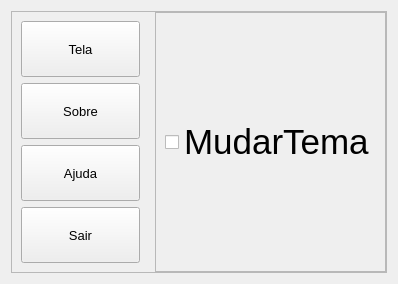
                  <widget class="QWidget" name="configuracoes">
                   <layout class="QVBoxLayout" name="verticalLayout_12">
                    <item>
                     <widget class="QFrame" name="frame">
                      <property name="frameShape">
                       <enum>QFrame::StyledPanel</enum>
                      </property>
                      <property name="frameShadow">
                       <enum>QFrame::Raised</enum>
                      </property>
                      <layout class="QHBoxLayout" name="horizontalLayout_10">
                       <property name="leftMargin">
                        <number>0</number>
                       </property>
                       <property name="topMargin">
                        <number>0</number>
                       </property>
                       <property name="rightMargin">
                        <number>0</number>
                       </property>
                       <property name="bottomMargin">
                        <number>0</number>
                       </property>
                       <item alignment="Qt::AlignLeft">
                        <widget class="QWidget" name="menuConfiguracoes" native="true">
                         <layout class="QVBoxLayout" name="verticalLayout_14">
                          <item>
                           <widget class="QPushButton" name="pushButton_3">
                            <property name="minimumSize">
                             <size>
                              <width>119</width>
                              <height>56</height>
                             </size>
                            </property>
                            <property name="font">
                             <font>
                              <pointsize>10</pointsize>
                             </font>
                            </property>
                            <property name="cursor">
                             <cursorShape>PointingHandCursor</cursorShape>
                            </property>
                            <property name="text">
                             <string>Tela</string>
                            </property>
                           </widget>
                          </item>
                          <item>
                           <widget class="QPushButton" name="pushButton_5">
                            <property name="minimumSize">
                             <size>
                              <width>119</width>
                              <height>56</height>
                             </size>
                            </property>
                            <property name="font">
                             <font>
                              <pointsize>10</pointsize>
                             </font>
                            </property>
                            <property name="cursor">
                             <cursorShape>PointingHandCursor</cursorShape>
                            </property>
                            <property name="text">
                             <string>Sobre</string>
                            </property>
                           </widget>
                          </item>
                          <item>
                           <widget class="QPushButton" name="pushButton_6">
                            <property name="minimumSize">
                             <size>
                              <width>119</width>
                              <height>56</height>
                             </size>
                            </property>
                            <property name="font">
                             <font>
                              <pointsize>10</pointsize>
                             </font>
                            </property>
                            <property name="cursor">
                             <cursorShape>PointingHandCursor</cursorShape>
                            </property>
                            <property name="text">
                             <string>Ajuda</string>
                            </property>
                           </widget>
                          </item>
                          <item>
                           <widget class="QPushButton" name="pushButton_7">
                            <property name="minimumSize">
                             <size>
                              <width>119</width>
                              <height>56</height>
                             </size>
                            </property>
                            <property name="font">
                             <font>
                              <pointsize>10</pointsize>
                             </font>
                            </property>
                            <property name="cursor">
                             <cursorShape>PointingHandCursor</cursorShape>
                            </property>
                            <property name="text">
                             <string>Sair</string>
                            </property>
                           </widget>
                          </item>
                         </layout>
                        </widget>
                       </item>
                       <item>
                        <widget class="QFrame" name="frame_6">
                         <property name="frameShape">
                          <enum>QFrame::StyledPanel</enum>
                         </property>
                         <property name="frameShadow">
                          <enum>QFrame::Raised</enum>
                         </property>
                         <layout class="QVBoxLayout" name="verticalLayout_13">
                          <item>
                           <widget class="QCheckBox" name="btnMudarTema">
                            <property name="font">
                             <font>
                              <pointsize>26</pointsize>
                             </font>
                            </property>
                            <property name="cursor">
                             <cursorShape>PointingHandCursor</cursorShape>
                            </property>
                            <property name="text">
                             <string>MudarTema</string>
                            </property>
                           </widget>
                          </item>
                         </layout>
                        </widget>
                       </item>
                      </layout>
                     </widget>
                    </item>
                   </layout>
                  </widget>
